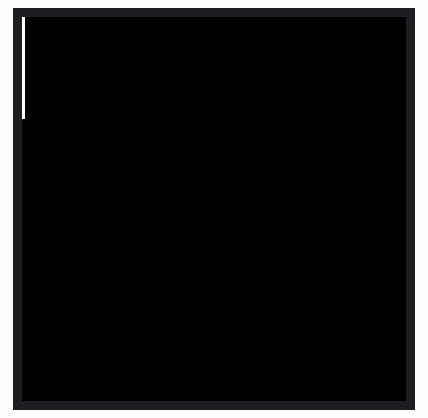
This program was run on a simulated MicroPython board. On the bench: 128×128 colour display.

Above: at 6.5 s.
At 10.1 s:
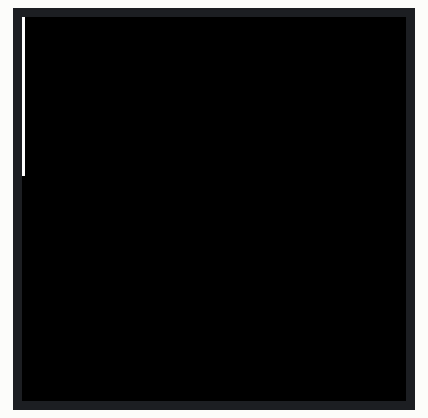
At 14.4 s:
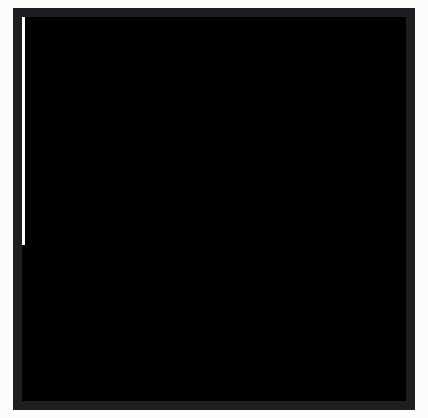
At 22.4 s:
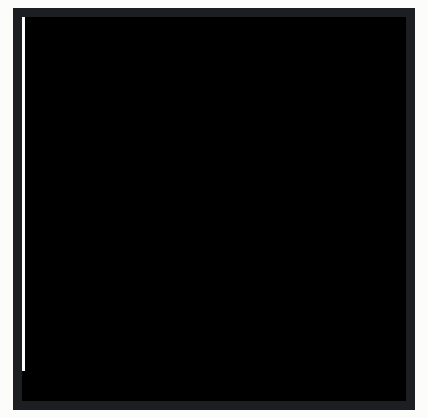
At 30.3 s:
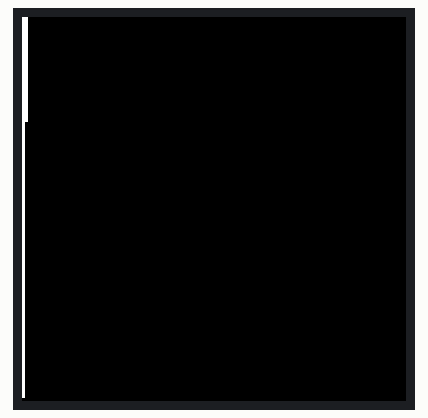
At 38.9 s:
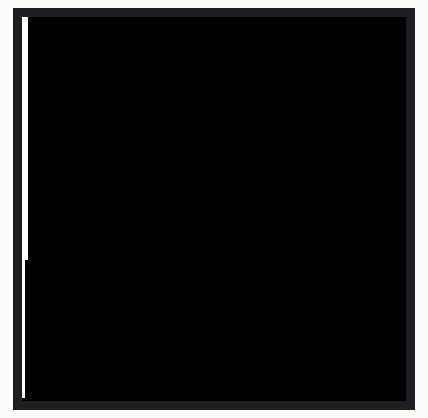

The program:

ssd1327.py
```python
"""
MicroPython SSD1327 OLED I2C driver
https://github.com/mcauser/micropython-ssd1327

MIT License
Copyright (c) 2017 Mike Causer

Permission is hereby granted, free of charge, to any person obtaining a copy
of this software and associated documentation files (the "Software"), to deal
in the Software without restriction, including without limitation the rights
to use, copy, modify, merge, publish, distribute, sublicense, and/or sell
copies of the Software, and to permit persons to whom the Software is
furnished to do so, subject to the following conditions:

The above copyright notice and this permission notice shall be included in all
copies or substantial portions of the Software.

THE SOFTWARE IS PROVIDED "AS IS", WITHOUT WARRANTY OF ANY KIND, EXPRESS OR
IMPLIED, INCLUDING BUT NOT LIMITED TO THE WARRANTIES OF MERCHANTABILITY,
FITNESS FOR A PARTICULAR PURPOSE AND NONINFRINGEMENT. IN NO EVENT SHALL THE
AUTHORS OR COPYRIGHT HOLDERS BE LIABLE FOR ANY CLAIM, DAMAGES OR OTHER
LIABILITY, WHETHER IN AN ACTION OF CONTRACT, TORT OR OTHERWISE, ARISING FROM,
OUT OF OR IN CONNECTION WITH THE SOFTWARE OR THE USE OR OTHER DEALINGS IN THE
SOFTWARE.
"""

__version__ = '1.1.1'

from micropython import const
import framebuf

# commands
SET_COL_ADDR          = const(0x15)
SET_SCROLL_DEACTIVATE = const(0x2E)
SET_ROW_ADDR          = const(0x75)
SET_CONTRAST          = const(0x81)
SET_SEG_REMAP         = const(0xA0)
SET_DISP_START_LINE   = const(0xA1)
SET_DISP_OFFSET       = const(0xA2)
SET_DISP_MODE         = const(0xA4) # 0xA4 normal, 0xA5 all on, 0xA6 all off, 0xA7 when inverted
SET_MUX_RATIO         = const(0xA8)
SET_FN_SELECT_A       = const(0xAB)
SET_DISP              = const(0xAE) # 0xAE power off, 0xAF power on
SET_PHASE_LEN         = const(0xB1)
SET_DISP_CLK_DIV      = const(0xB3)
SET_SECOND_PRECHARGE  = const(0xB6)
SET_GRAYSCALE_TABLE   = const(0xB8)
SET_GRAYSCALE_LINEAR  = const(0xB9)
SET_PRECHARGE         = const(0xBC)
SET_VCOM_DESEL        = const(0xBE)
SET_FN_SELECT_B       = const(0xD5)
SET_COMMAND_LOCK      = const(0xFD)

# registers
REG_CMD  = const(0x80)
REG_DATA = const(0x40)

class SSD1327:
    def __init__(self, width=128, height=128):
        self.width = width
        self.height = height
        self.buffer = bytearray(self.width * self.height // 2)
        self.framebuf = framebuf.FrameBuffer(self.buffer, self.width, self.height, framebuf.GS4_HMSB)

        self.col_addr = ((128 - self.width) // 4, 63 - ((128 - self.width) // 4))
        # 96x96     (8, 55)
        # 128x128   (0, 63)

        self.row_addr = (0, self.height - 1)
        # 96x96     (0, 95)
        # 128x128   (0, 127)

        self.offset = 128 - self.height
        # 96x96     32
        # 128x128   0

        self.poweron()
        self.init_display()

    def init_display(self):
        for cmd in (
            SET_COMMAND_LOCK, 0x12, # Unlock
            SET_DISP, # Display off
            # Resolution and layout
            SET_DISP_START_LINE, 0x00,
            SET_DISP_OFFSET, self.offset, # Set vertical offset by COM from 0~127
            # Set re-map
            # Enable column address re-map
            # Disable nibble re-map
            # Horizontal address increment
            # Enable COM re-map
            # Enable COM split odd even
            SET_SEG_REMAP, 0x51,
            SET_MUX_RATIO, self.height - 1,
            # Timing and driving scheme
            SET_FN_SELECT_A, 0x01, # Enable internal VDD regulator
            SET_PHASE_LEN, 0x51, # Phase 1: 1 DCLK, Phase 2: 5 DCLKs
            SET_DISP_CLK_DIV, 0x01, # Divide ratio: 1, Oscillator Frequency: 0
            SET_PRECHARGE, 0x08, # Set pre-charge voltage level: VCOMH
            SET_VCOM_DESEL, 0x07, # Set VCOMH COM deselect voltage level: 0.86*Vcc
            SET_SECOND_PRECHARGE, 0x01, # Second Pre-charge period: 1 DCLK
            SET_FN_SELECT_B, 0x62, # Enable enternal VSL, Enable second precharge
            # Display
            SET_GRAYSCALE_LINEAR, # Use linear greyscale lookup table
            SET_CONTRAST, 0x7f, # Medium brightness
            SET_DISP_MODE, # Normal, not inverted
            SET_COL_ADDR, self.col_addr[0], self.col_addr[1],
            SET_ROW_ADDR, self.row_addr[0], self.row_addr[1],
            SET_SCROLL_DEACTIVATE,
            SET_DISP | 0x01): # Display on
            self.write_cmd(cmd)
        self.fill(0)
        self.write_data(self.buffer)

    def poweroff(self):
        self.write_cmd(SET_FN_SELECT_A)
        self.write_cmd(0x00) # Disable internal VDD regulator, to save power
        self.write_cmd(SET_DISP)

    def poweron(self):
        self.write_cmd(SET_FN_SELECT_A)
        self.write_cmd(0x01) # Enable internal VDD regulator
        self.write_cmd(SET_DISP | 0x01)

    def contrast(self, contrast):
        self.write_cmd(SET_CONTRAST)
        self.write_cmd(contrast) # 0-255

    def rotate(self, rotate):
        self.poweroff()
        self.write_cmd(SET_DISP_OFFSET)
        self.write_cmd(self.height if rotate else self.offset)
        self.write_cmd(SET_SEG_REMAP)
        self.write_cmd(0x42 if rotate else 0x51)
        self.poweron()

    def invert(self, invert):
        self.write_cmd(SET_DISP_MODE | (invert & 1) << 1 | (invert & 1)) # 0xA4=Normal, 0xA7=Inverted

    def show(self):
        self.write_cmd(SET_COL_ADDR)
        self.write_cmd(self.col_addr[0])
        self.write_cmd(self.col_addr[1])
        self.write_cmd(SET_ROW_ADDR)
        self.write_cmd(self.row_addr[0])
        self.write_cmd(self.row_addr[1])
        self.write_data(self.buffer)

    def fill(self, col):
        self.framebuf.fill(col)

    def pixel(self, x, y, col):
        self.framebuf.pixel(x, y, col)

    def line(self, x1, y1, x2, y2, col):
        self.framebuf.line(x1, y1, x2, y2, col)

    def scroll(self, dx, dy):
        self.framebuf.scroll(dx, dy)
        # software scroll

    def text(self, string, x, y, col=15):
        self.framebuf.text(string, x, y, col)

    def write_cmd(self):
        raise NotImplementedError

    def write_data(self):
        raise NotImplementedError


class SSD1327_I2C(SSD1327):
    def __init__(self, width, height, i2c, addr=0x3c):
        self.i2c = i2c
        self.addr = addr
        self.cmd_arr = bytearray([REG_CMD, 0])  # Co=1, D/C#=0
        self.data_list = [bytes((REG_DATA,)), None]
        super().__init__(width, height)

    def write_cmd(self, cmd):
        self.cmd_arr[1] = cmd
        self.i2c.writeto(self.addr, self.cmd_arr)

    def write_data(self, data_buf):
        segments = self.split_into_segments(data_buf)
        for i, segment in enumerate(segments):
            self.data_list[1] = segment
            self.i2c.writevto(self.addr, self.data_list)

    def split_into_segments(self, ydata, segment_length=1024):
        """Split an array into segments, so we don't timeout"""
        return [ydata[i : i + segment_length] for i in range(0, len(ydata), segment_length)]


class WS_OLED_128X128(SSD1327_I2C):
    def __init__(self, i2c, addr=0x3c):
        super().__init__(128, 128, i2c, addr)

# Example usage
if __name__ == "__main__":
    from machine import Pin, SoftI2C
    # Initialize I2C
    i2c = SoftI2C(sda=Pin(26), scl=Pin(27))

    display = WS_OLED_128X128(i2c)

    display.fill(0)
    for x in range(0,127):
        for y in range(0,127):
            display.pixel(x,y,15)
            display.show()
    display.show()
```
